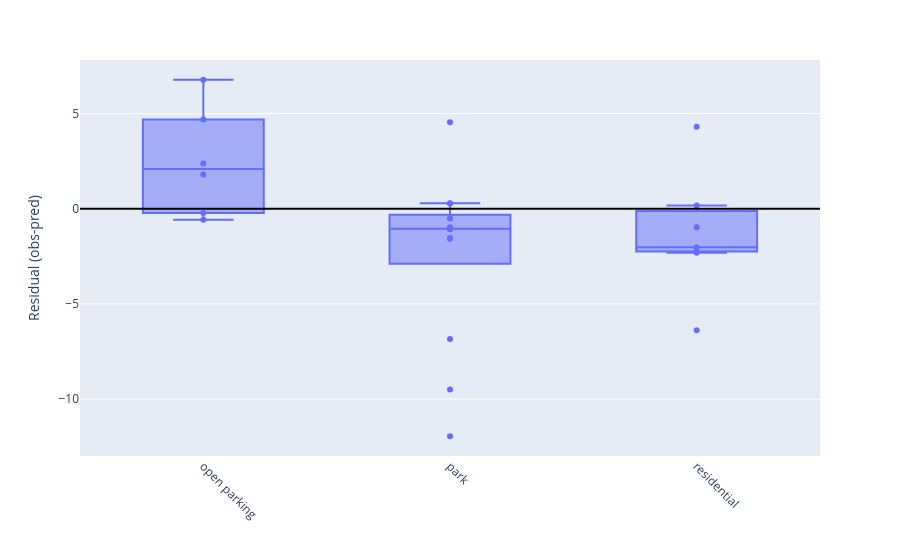

The code cell stored with this chart in its notebook:
### Code cell
df_plot = points_proj.drop(columns="geometry")

fig = px.box(
    df_plot,
    x="context",
    y="residuals",
    points="all",
    hover_data=["ID"],
)

fig.add_hline(y=0, line_dash="solid", line_color="black")

fig.update_layout(
    yaxis_title="Residual (obs-pred)",
    xaxis_title="",
    xaxis_tickangle=45
)

fig.update_traces(
    jitter=0,        # 0 = centered, 1 = spread out
    pointpos=0,      # 0 = inside the box, -1 or 1 = to the side
)
fig.show()

### Figure 1 — Plotly figure (JSON) as saved in the notebook; plotly's stock layout.template omitted (floating-point values rounded to 4 significant figures)
{"data": [{"alignmentgroup": "True", "boxpoints": "all", "customdata": [[0], [1], [2], [3], [4], [5], [6], [7], [8], [9], [10], [11], [12], [13], [14], [15], [16], [17], [18], [19], [20], [21], [22], [23], [24], [25]], "hovertemplate": "context=%{x}<br>residuals=%{y}<br>ID=%{customdata[0]}<extra></extra>", "jitter": 0, "legendgroup": "", "marker": {"color": "#636efa"}, "name": "", "notched": false, "offsetgroup": "", "orientation": "v", "pointpos": 0, "showlegend": false, "type": "box", "x": ["open parking", "open parking", "open parking", "open parking", "park", "park", "residential", "residential", "park", "open parking", "open parking", "park", "residential", "park", "residential", "park", "park", "residential", "park", "residential", "park", "park", "residential", "park", "park", "park"], "x0": " ", "xaxis": "x", "y": [1.797, -0.219, 4.69, 2.381, -11.96, -9.501, 0.1705, -6.382, -0.517, 6.778, -0.5766, 0.2749, -2.027, -1.54, 4.307, -6.84, 0.2851, -2.068, -1.046, -0.9721, -1.076, -1.033, -2.315, -0.9915, -1.574, 4.547], "y0": " ", "yaxis": "y"}], "layout": {"boxmode": "group", "legend": {"tracegroupgap": 0}, "margin": {"t": 60}, "shapes": [{"line": {"color": "black", "dash": "solid"}, "type": "line", "x0": 0, "x1": 1, "xref": "x domain", "y0": 0, "y1": 0, "yref": "y"}], "xaxis": {"anchor": "y", "domain": [0, 1], "tickangle": 45, "title": {"text": ""}}, "yaxis": {"anchor": "x", "domain": [0, 1], "title": {"text": "Residual (obs-pred)"}}}}
